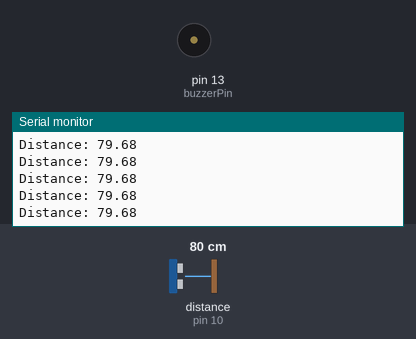
This sketch was run on a simulated Arduino Uno, built with avr-gcc and run on an emulated ATmega328P. Parts: buzzer (waves = sounding, pin HIGH), the last lines printed to the serial monitor. Wiring (inferred from the names in the program): ultrasonic range finder: trigger pin 9; echo pin 10. Inputs (shaded band) come from the test bench; at power-on: distance to the obstacle (sensor on pin 10) 80 cm. The echo pulse lasts 58.3 µs per cm; pins used as bus, display or sensor lines are not drawn.

Above: at 1.2 s.
1.3 s: distance to the obstacle (sensor on pin 10) set to 120 cm
At 1.49 s:
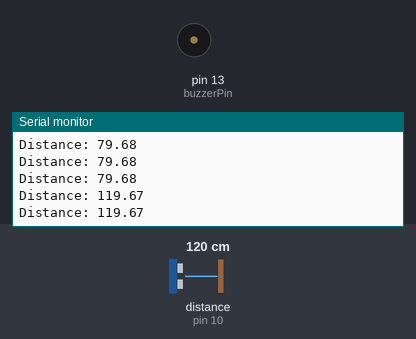
4.3 s: distance to the obstacle (sensor on pin 10) set to 2 cm
At 5.0 s:
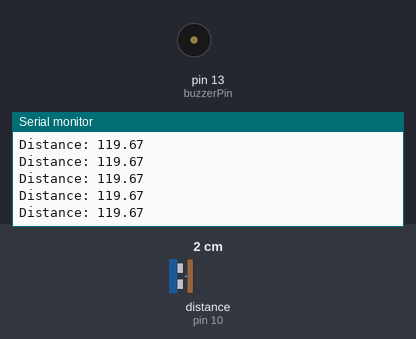
Timing chart, 0 to 7.3 s (numbered marks = the images above; inputs shaded):
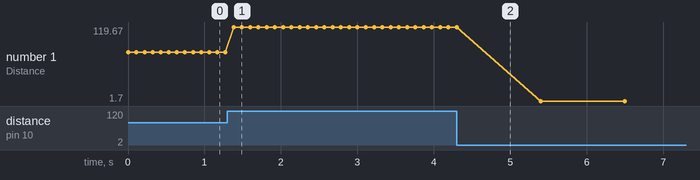

The sketch:

sketch_may18a.ino
```cpp
const int  trigPin = 9;
const int echoPin = 10;
const int buzzerPin = 13;
float duration, distance;


void setup() {
  pinMode(buzzerPin, OUTPUT);
  pinMode(trigPin, OUTPUT);
  pinMode(echoPin, INPUT);
  Serial.begin(9600);
}

void loop() {
  digitalWrite(trigPin, LOW);
  delayMicroseconds(2);
  digitalWrite(trigPin, HIGH);
  delayMicroseconds(10);
  digitalWrite(trigPin, LOW);
  duration = pulseIn(echoPin, HIGH);
  distance = (duration*.0343)/2;
  if (distance < 20) {
    digitalWrite(buzzerPin, 1000);
    delay(100);
    noTone(buzzerPin);
    delay(900);
  } else if (distance < 7) {
    digitalWrite(buzzerPin, 1000);
    delay(500);
    noTone(buzzerPin);
    delay(500);
  } else {
    noTone(buzzerPin);
  }
  Serial.print("Distance: ");
	Serial.println(distance);
	delay(100);
}
```

Measured:
- after the input at 1.3 s, the serial monitor: prints a new line after 0.08 s (image 1)
- plotted number 1: 79.68 → 119.67 after the input at 1.3 s, 119.67 → 1.7 after the input at 4.3 s
